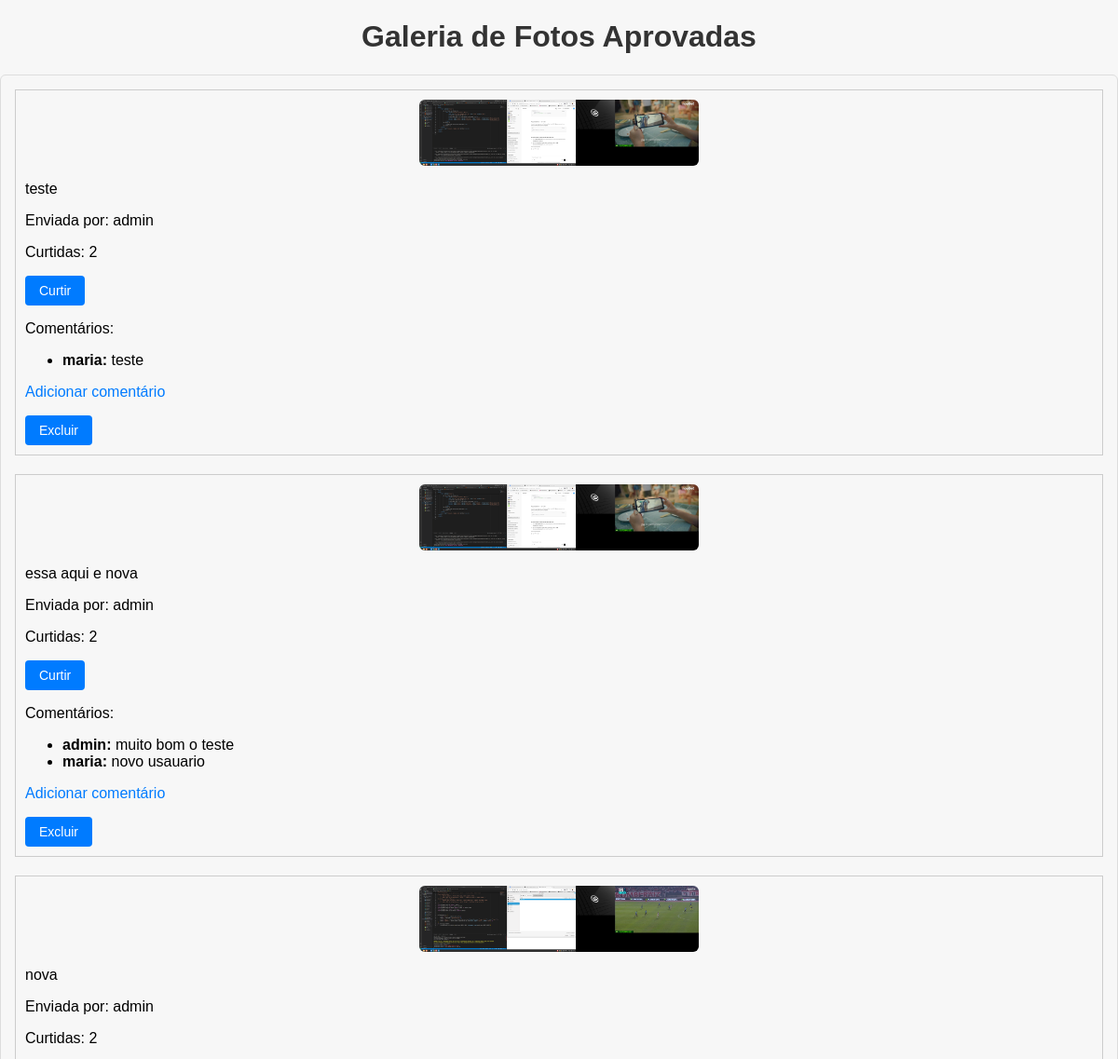
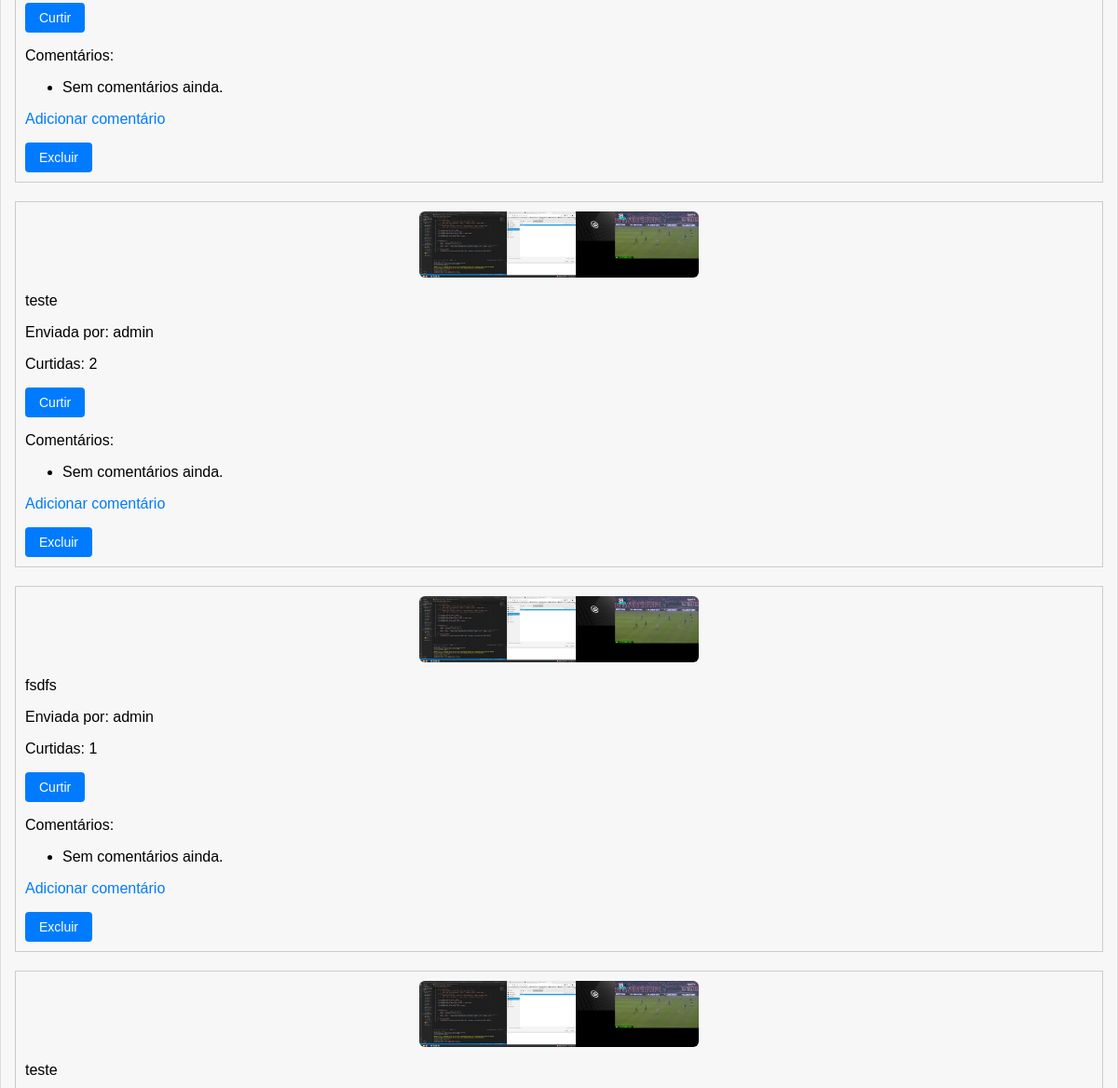
The app's page /galeria/ (signed in, upper part), older data (2 pictures, top to bottom).
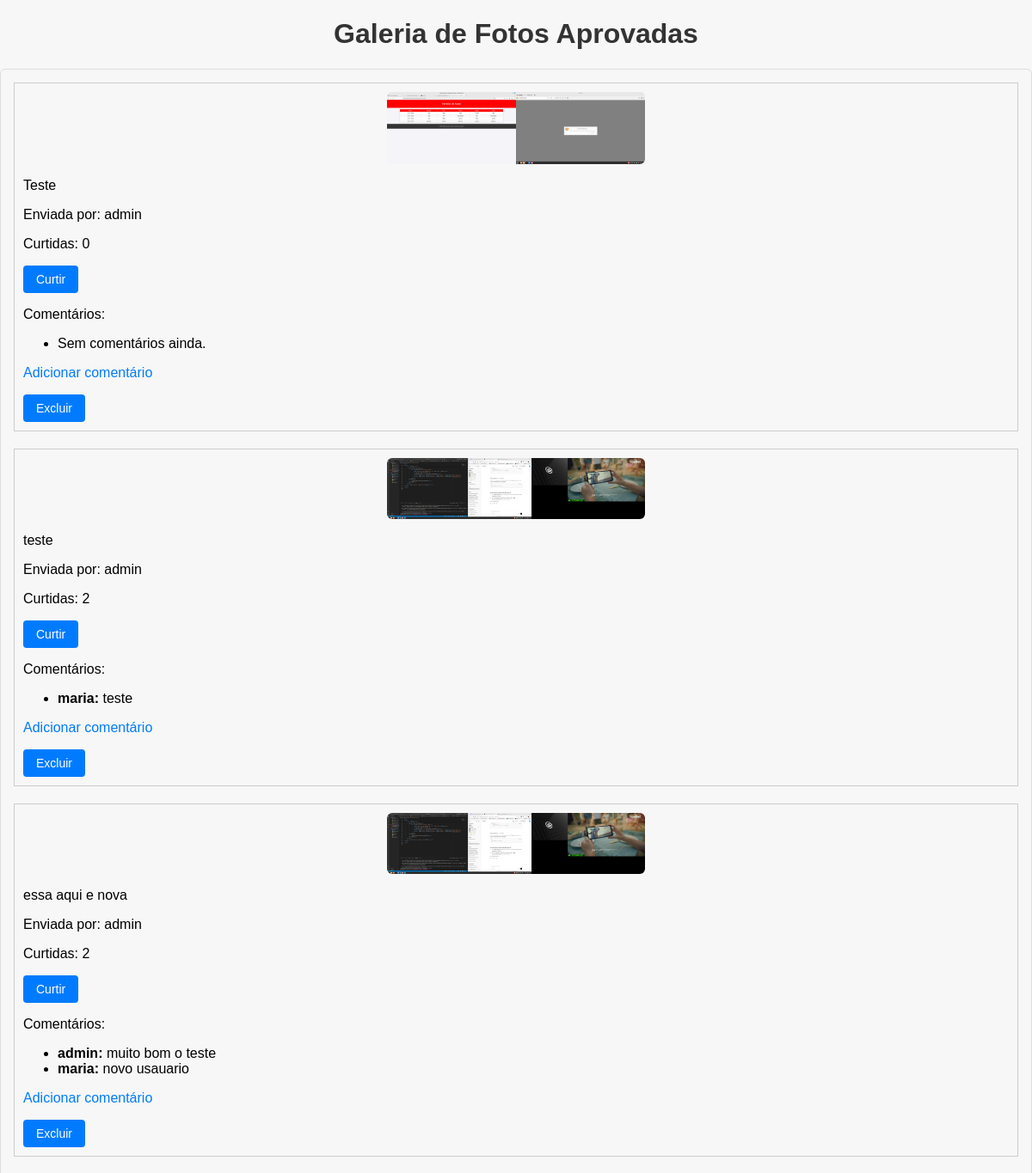
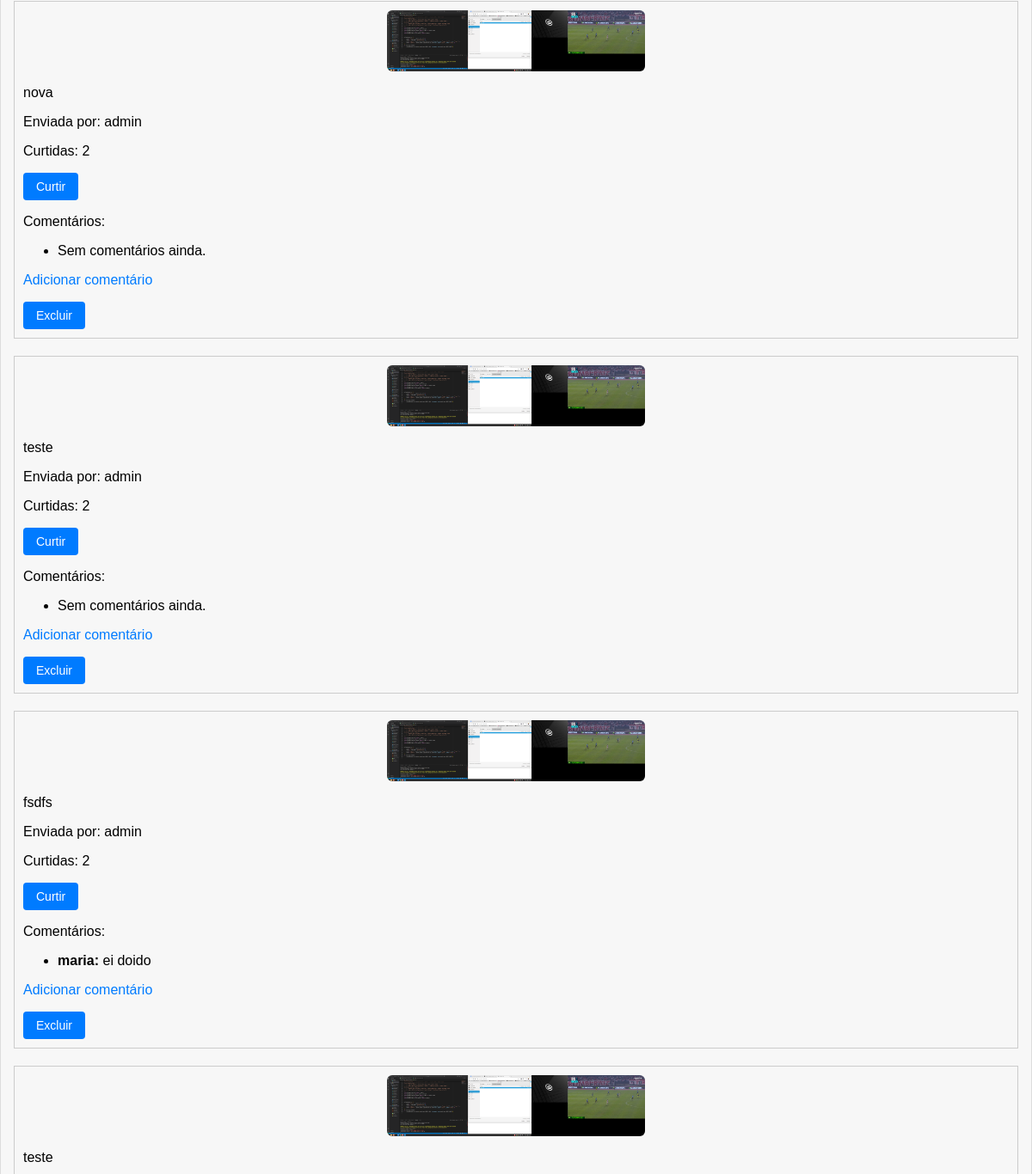
The same page, newer data (2 pictures, top to bottom).
### galeria/models.py (models this page shows, shortened)
class Foto(models.Model):
    autor = models.ForeignKey(User, on_delete=models.CASCADE)
    imagem = models.ImageField(upload_to='fotos/')
    descricao = models.TextField(blank=True)
    data_envio = models.DateTimeField(auto_now_add=True)
    aprovada = models.BooleanField(default=False)

class Comentario(models.Model):
    foto = models.ForeignKey(Foto, related_name='comentarios', on_delete=models.CASCADE)
    autor = models.ForeignKey(User, on_delete=models.CASCADE)
    texto = models.TextField()
    data_criacao = models.DateTimeField(auto_now_add=True)

### galeria/views.py (the view)
# urls.py: path('galeria/', views.galeria, name='galeria'),
@login_required
def galeria(request):
    fotos = Foto.objects.filter(aprovada=True).order_by('-data_envio')
    return render(request, 'galeria.html', {'fotos':fotos})

### templates/galeria.html (shortened to what this page needs)
{% load static %}
<!DOCTYPE html>
<html>
<head>
     <link rel="stylesheet" href="{% static 'css/style.css' %}">
</head>
<body>
    <h1>Galeria de Fotos Aprovadas</h1>
    <div class="photo-card">
        {% for foto in fotos %}
            <div style="margin-bottom: 20px; border: 1px solid #ccc; padding: 10px;">
                <img src="{{ foto.imagem.url }}" alt="Foto" width="300">
                <p>{{ foto.descricao }}</p>
                <p>Enviada por: {{ foto.autor.username }}</p>
                <p>Curtidas: {{ foto.curtidas.count }}</p>
                <form method="post" action="{% url 'curtir_foto' foto.id %}">
                    <button type="submit">Curtir</button>
                </form>
                <p>Comentários:</p>
                <ul>
                    {% for comentario in foto.comentarios.all %}
                        <li><strong>{{ comentario.autor.username }}:</strong> {{ comentario.texto }}</li>
                    {% empty %}
                        <li>Sem comentários ainda.</li>
                    {% endfor %}
                </ul>
                <p><a href="{% url 'comentar_foto' foto.id %}">Adicionar comentário</a></p>
                {% if request.user.is_superuser %}
                <form method="post" action="{% url 'deletar_foto' foto.id %}" style="display:inline;">
                    <button type="submit" onclick="return confirm('Tem certeza que deseja deletar esta foto?');" class="btn btn-danger btn-sm">Excluir</button>
                </form>
                {% endif %}
            </div>
        {% empty %}
            <p>Nenhuma foto aprovada ainda.</p>
        {% endfor %}
    </div>
</body>
</html>

Row changes from the older to the newer data that the page shows:
added Foto: imagem (picture), descricao "Teste", autor.username "admin", curtidas.count "0", shows "Excluir"
shown differently, row unchanged: Foto "fsdfs": curtidas.count "1" → "2"; no longer shows "Sem comentários ainda."
added Comentario: autor.username "maria", texto "ei doido", shown under Foto "fsdfs"
